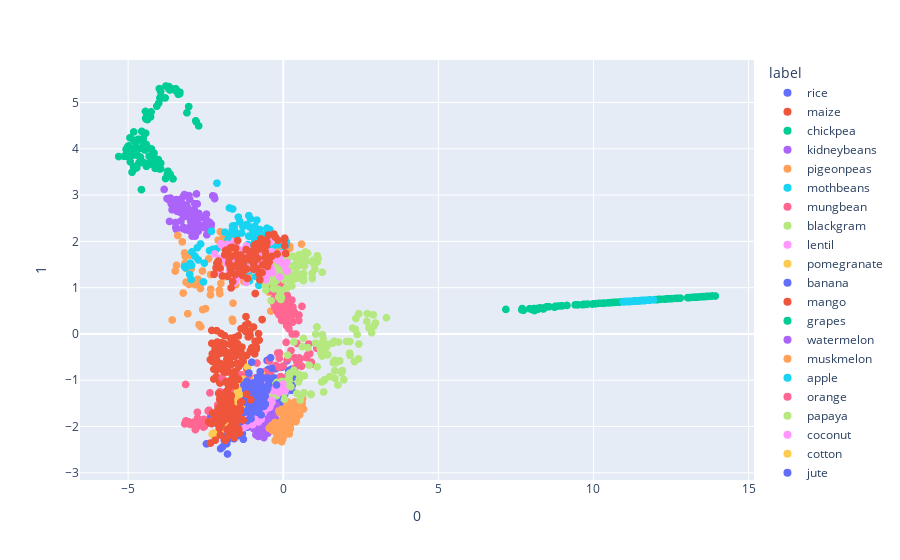

Here is the notebook cell this chart was saved with:
### Markdown cell above
-- Isomap --

### Code cell
isomap_df = Isomap(n_neighbors=60, n_components=2)
isomap_df.fit(df_std)
projections_isomap = isomap_df.transform(df_std)

fig = px.scatter(
    projections_isomap, x=0, y=1,
    color=df['label'], labels={'color': 'label'}
)
fig.update_traces(marker_size=8)
fig.show()
